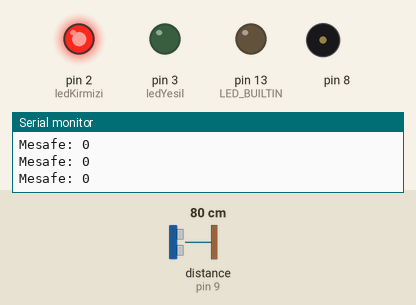
Simulated run of this sketch. Board: Arduino Uno, built with avr-gcc and run on an emulated ATmega328P. Shown: output pins drawn as LEDs (lit = HIGH), buzzer (waves = sounding), the last lines printed to the serial monitor. Wiring (inferred from the names in the program): ultrasonic range finder: trigger pin 10; echo pin 9. The inputs (shaded band) are chosen by the test bench; at power-on: distance to the obstacle (sensor on pin 9) 80 cm. The echo pulse lasts 58.3 µs per cm; pins used as bus, display or sensor lines are not drawn.

Above: at 1.2 s.
1.3 s: distance to the obstacle (sensor on pin 9) set to 2 cm
At 2.0 s:
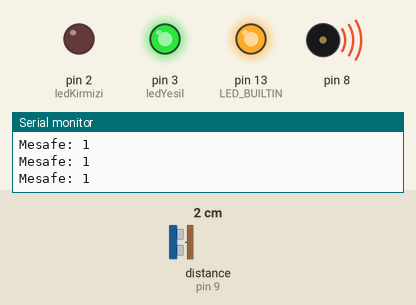
2.8 s: distance to the obstacle (sensor on pin 9) set to 18 cm
At 3.8 s:
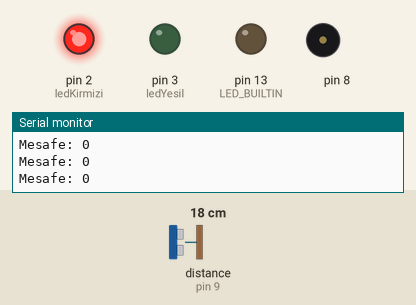
4.3 s: distance to the obstacle (sensor on pin 9) set to 9 cm
At 4.7 s:
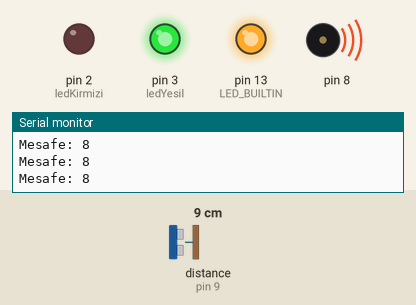
Timing chart, 0 to 7.3 s (numbered marks = the images above; inputs shaded):
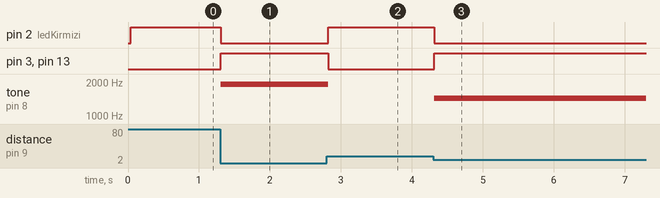

The sketch:

sketch.ino
```cpp
const int trig = 10;
const int echo = 9;
const int ledKirmizi = 2;
const int ledYesil = 3;
int frekans;
void setup() {
    pinMode(LED_BUILTIN,OUTPUT);
    pinMode(2,OUTPUT);
    pinMode(3,OUTPUT);
    pinMode(9,INPUT);
    pinMode(10,OUTPUT);
    Serial.begin(9600);
}

void loop() {
    int i = mesafe();
    Serial.print("Mesafe: ");
    Serial.println(i);
    if(i == 0){
        noTone(8);
        digitalWrite(ledYesil, LOW);
        digitalWrite(ledKirmizi, HIGH);
        digitalWrite(LED_BUILTIN, LOW);
    }else{
        /*frekans = map(i, 0, 15, 5000, 1000);
        tone(8,frekans);*/

        frekans = map(i, 0, 15, 0, 7);
        switch (frekans){
            case 0:
            tone(8,1915);
            break;
            case 1:
            tone(8,1700);
            break;
            case 2:
            tone(8,1519);
            break;
            case 3:
            tone(8,1432);
            break;
            case 4:
            tone(8,1275);
            break;
            case 5:
            tone(8,1136);
            break;
            case 6:
            tone(8,1014);
            break;
            case 7:
            tone(8,956);
            break;
        }
        digitalWrite(ledKirmizi, LOW);
        digitalWrite(ledYesil, HIGH);
        digitalWrite(LED_BUILTIN, HIGH);
    }
}

int mesafe(){
    delay(30);
    long sure, mesafe;
    digitalWrite(10, LOW);
    delayMicroseconds(2);
    digitalWrite(10, HIGH);
    delayMicroseconds(10);
    digitalWrite(10, LOW);
    sure = pulseIn(9, HIGH);
    mesafe = (sure/2) / 29.1;
    if(mesafe > 15){mesafe = 0;}
    return mesafe;
}
```

Measured:
- after the input at 1.3 s, pin 2 (ledKirmizi): HIGH → LOW at once; pin 3 (ledYesil), pin 13 (LED_BUILTIN): LOW → HIGH at once; tone on pin 8: silent → 1915 Hz at once
- after the input at 2.8 s, pin 2 (ledKirmizi): LOW → HIGH at once; pin 3 (ledYesil), pin 13 (LED_BUILTIN): HIGH → LOW at once; tone on pin 8: 1915 Hz → silent at once
- after the input at 4.3 s, pin 2 (ledKirmizi): HIGH → LOW at once; pin 3 (ledYesil), pin 13 (LED_BUILTIN): LOW → HIGH at once; tone on pin 8: silent → 1432 Hz at once
